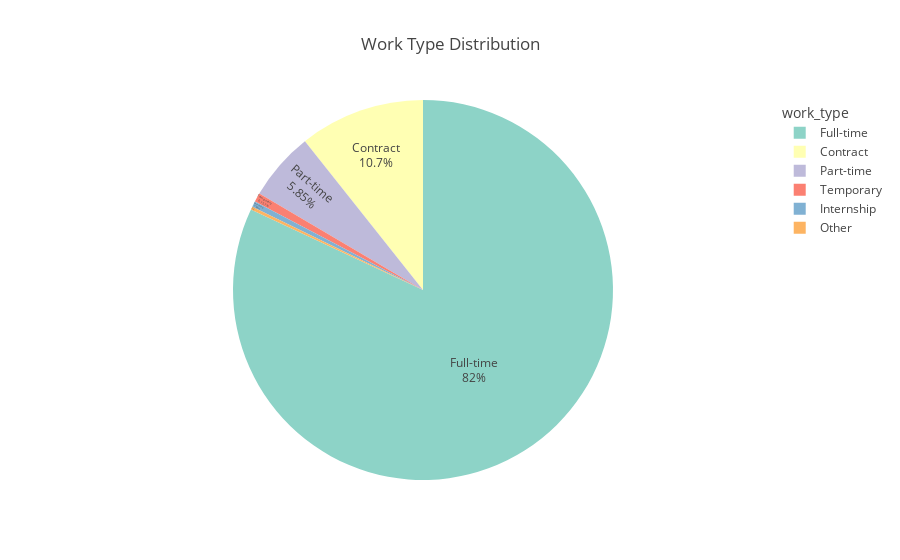

Notebook code cell kept with this figure:
### Code cell
fig = px.pie(jobs_2, names="work_type", title="Work Type Distribution", color_discrete_sequence=px.colors.qualitative.Set3) #Custom Color

# Customize the appearance of the chart
fig.update_traces(textposition= 'inside', textinfo= 'percent+label')
fig.update_layout(legend_title="work_type", showlegend= True)

fig.show()

### Figure 1 — Plotly figure (JSON) as saved in the notebook; plotly's stock layout.template omitted (floating-point values rounded to 4 significant figures; data arrays with more than 128 entries replaced by an {"elided": "..."} marker saying what was removed)
{"data": [{"domain": {"x": [0, 1], "y": [0, 1]}, "hovertemplate": "work_type=%{label}<extra></extra>", "labels": {"elided": "8852 str values"}, "legendgroup": "", "name": "", "showlegend": true, "textinfo": "percent+label", "textposition": "inside", "type": "pie"}], "layout": {"legend": {"title": {"text": "work_type"}, "tracegroupgap": 0}, "piecolorway": ["rgb(141,211,199)", "rgb(255,255,179)", "rgb(190,186,218)", "rgb(251,128,114)", "rgb(128,177,211)", "rgb(253,180,98)", "rgb(179,222,105)", "rgb(252,205,229)", "rgb(217,217,217)", "rgb(188,128,189)", "rgb(204,235,197)", "rgb(255,237,111)"], "showlegend": true, "title": {"text": "Work Type Distribution"}}}
